Frame 1 (no input): blank canvas, image omitted
Frame 60 (the mouse pressed at the canvas centre just before this capture): blank canvas, image omitted
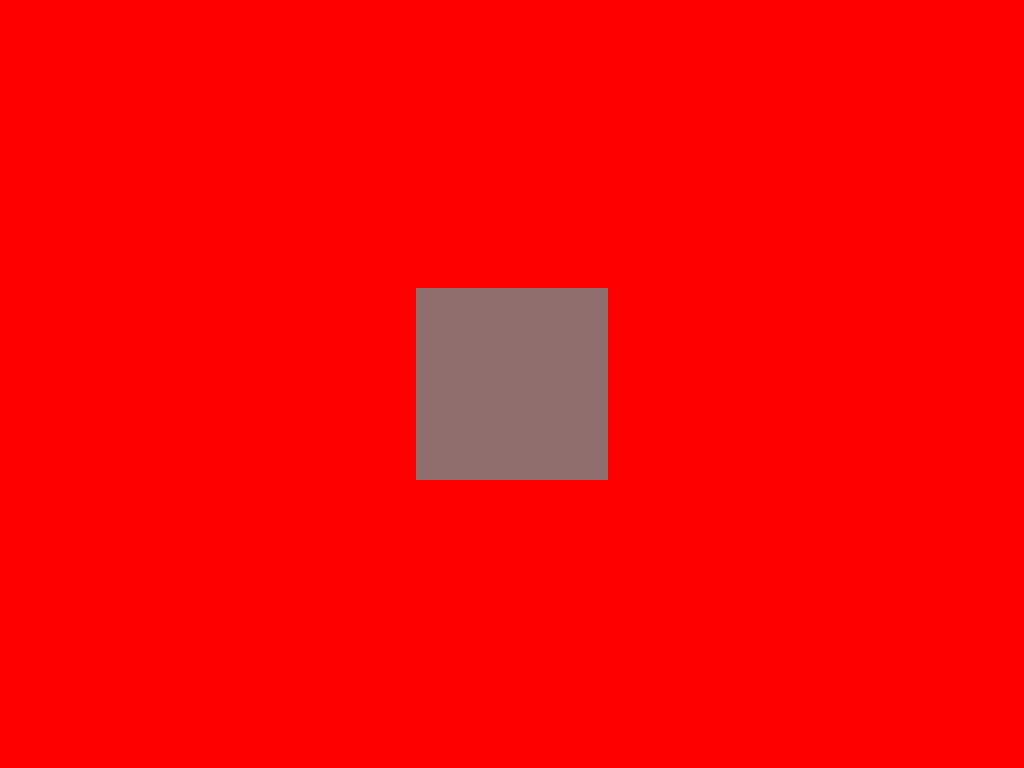
Frame 120 (the mouse held since frame 60 and released just before this capture)

The Processing sketch whose frames 1 and 60 were blank and that drew this single picture after the mouse press (run headless with seeded random() and noise(); from frame 60 on, the mouse is pressed at the canvas centre):

// Processing sketch: built_in_variables
// ── built_in_variables.pde
final float rect_size = 192;

void setup() {
    size(1024, 768);
    rectMode(CENTER);
    noStroke();
    background(255, 0, 0);
}

void draw() {
    if (keyPressed) {
        background(255, 0, 0);
    }
    if (mousePressed) {
        float gray_tone = map(mouseX, 0, width, 0, 255);
        fill(gray_tone, 8);
        rect(mouseX, mouseY, rect_size, rect_size);
    }
}

// mouseX + mouseY
// width + height
// frameCount
// mousePressed + keyPressed
